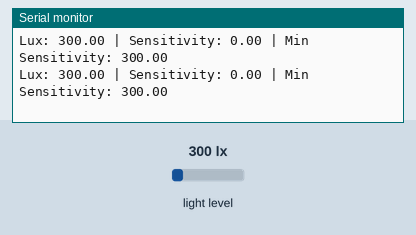
This sketch was run on a simulated Arduino Uno, built with avr-gcc and run on an emulated ATmega328P. Shown: the last lines printed to the serial monitor. The test bench sets the inputs (shaded band); at power-on: light level 300 lx.

Above: at 1.3 s.
1.4 s: light level set to 40 lx
At 2.0 s:
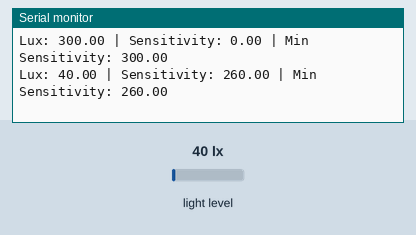
2.9 s: light level set to 500 lx
At 3.4 s:
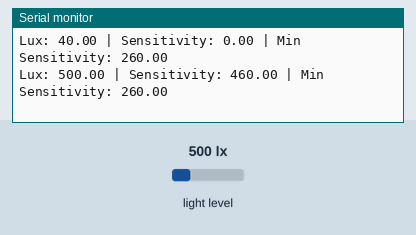
Timing chart, 0 to 5.9 s (numbered marks = the images above; inputs shaded):
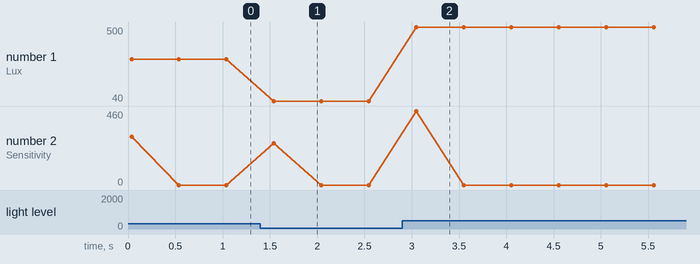

The sketch:

BH1750sensivity.ino
```cpp
#include <Wire.h>
#include <BH1750.h>

BH1750 lightMeter;

// Variables to calculate sensitivity
float lastLux = 0;         // Previous light level
float sensitivity = 0;     // Sensor sensitivity
float minSensitivity = 99999; // Minimum sensitivity (initialize with a large value)

void setup() {
  Serial.begin(9600);

  // Initialize the I2C bus
  Wire.begin();

  // Initialize the BH1750 sensor
  lightMeter.begin();

  Serial.println(F("BH1750 Sensitivity Measurement Begin"));
}

void loop() {
  float lux = lightMeter.readLightLevel();

  // Calculate sensitivity (change in light level)
  sensitivity = lux - lastLux;

  // Update minimum sensitivity (if sensitivity is non-zero and smaller than current minSensitivity)
  if (abs(sensitivity) > 0 && abs(sensitivity) < minSensitivity) {
    minSensitivity = abs(sensitivity);
  }

  // Print light level, sensitivity, and minimum sensitivity
  Serial.print("Lux: ");
  Serial.print(lux); // Light level (lux)

  Serial.print(" | Sensitivity: ");
  Serial.print(abs(sensitivity)); // Sensitivity

  Serial.print(" | Min Sensitivity: ");
  Serial.println(minSensitivity); // Minimum sensitivity

  // Update the lastLux variable for the next loop
  lastLux = lux;

  delay(500); // Adjust the sampling interval if needed
}
```

Measured:
- after the input at 1.4 s, the serial monitor: prints a new line after 0.14 s (image 1)
- after the input at 2.9 s, the serial monitor: prints a new line after 0.15 s (image 2)
- plotted number 1: 300 → 40 after the input at 1.4 s, 40 → 500 after the input at 2.9 s
